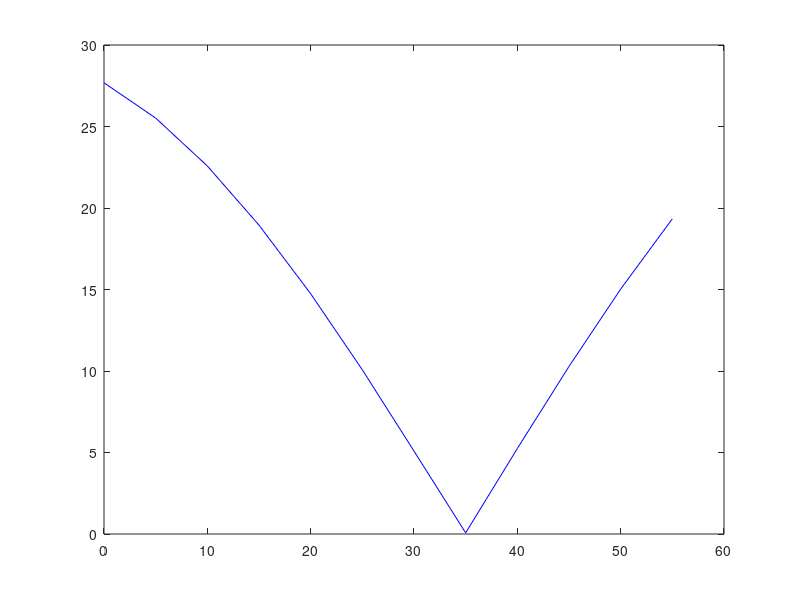

Source code (MATLAB): (Note: this script raises an error after producing the figure.)
clear all;
close all;
clc;

% Angle of tilt of the box
theta_complete = [0,5,10,15,20,25,30,35,40, 45, 50, 55, 60, 65, 70, 75, 80, 85, 90];
theta_experimental = [0,5,10,15,20,25,30,35,40, 45, 50, 55];
name_left = ["left_s0", 'left_s1', 'left_e0', 'left_e1', 'left_w0', 'left_w1', 'left_w2'];
name_right = ['right_s0', 'right_s1', 'right_e0', 'right_e1', 'right_w0', 'right_w1', 'right_w2'];

% Fc_opt_experimental = [12.0252,11.0919,9.82204,8.25166, 6.42574,4.3968,2.22349,0.0309831,2.30062,4.51845,6.6184,8.53718];
% Fc_opt_complete = [12.0252,11.0919,9.82204,8.25166, 6.42574,4.3968,2.22349,0.0309831,2.30062,4.51845,6.6184,8.53718,10.2161,11.6073,12.6546,13.331,13.6124,13.4838,12.9433];
% 
% Fc_1_tau_opt = [12.5364, 11.8350, 10.4790, 8.6500, 6.7710,4.7136,2.3549,0.0357,2.6697,5.1724,7.4648, 9.9531];
% Fc_2_tau_opt = [12.7581, 12.0060, 10.4954, 8.4732,  6.2535,4.1845,2.1331,0.0266,1.9670,3.9269,5.9284, 8.2950];
% 
% F_e_experimental = [8.8334,8.9734,9.1535,9.3562,9.5616,9.7494,9.9010,10.0010,10.0390,10.0106,9.9182,9.7705];
% F_e_complete = [8.8334,8.9734,9.1535,9.3562,9.5616,9.7494,9.9010,10.0010,10.0390,10.0106,9.9182,9.7705,9.5821,9.3063,9.1230,8.9752,8.8317,8.7487,8.7375];
% 
% F_e1_tau_opt = [8.8503, 8.9842, 9.1071, 9.1918, 9.0877,9.0733,9.5886,9.9904,9.1895,8.5115,8.1431,8.0078];
% F_e2_tau_opt = [9.5708, 10.0206, 10.1688, 10.1357, 10.3212,10.3076,10.1149, 10.0101,10.7562,11.2596, 11.2673,10.8219];
% 
% Tau_left = [5.8621, 5.3674, 4.6976, 3.8772, 2.9470, 1.9568, 0.9870,0.0186,1.3807,2.7019,3.9251,4.9883];
% Tau_right = [ 4.1734,3.5426, 3.3387,  2.8225, 2.4618, 1.7801,0.9161,0.0140,1.0300,2.0641,3.0747,3.3391];
% 
% Tau_opt = [5.62443, 5.11384, 4.42143, 3.61079, 2.70212,1.84277,0.944529,0.015876,1.17067,2.32451,3.43288,4.43672];
% 
% Tau_left_opt = [5.6244, 5.1138, 4.4214,  3.6108, 2.7021,1.8428,0.9445, 0.0159,1.1707,2.3245,3.4329, 4.4367];
% Tau_right_opt = [4.3508, 3.7799, 3.5620, 2.9587, 2.5940,1.8428,0.9445, 0.0159,1.1707,2.3245,3.4329, 3.8881];
% 
% diff_1 = [0.5917,0.4773,0.4172, 0.4195,  0.4864, 0.6137, 0.7903, 0.9970,  0.7771, 0.5493, 0.3351, 0.1548, 0.0260,0,0,0.0449,0.1846, 0.3726, 0.5887];
% diff_2 = [0.5917,0.4773,0.4172, 0.4195,  0.4864, 0.6137, 0.7903, 0.9970, 0.7771, 0.5493, 0.3351, 0.1548, 0.0260,0,0, 0.0449, 0.1846, 0.3726,0.5887];
%%
%%%%%%%%%%%%%%% BOX TILTING ANISOTROPIC FRICTION %%%%%%%%%%%%%%%%%%%%%%%%%%
Fc_opt_experimental = [27.6831, 25.5176, 22.5777,18.9496, 14.7399, 10.0728, 5.08647, 0.0707619, 5.24489, 10.2805, 15.0255, 19.3355];
Fc_opt_complete = [23.0781, 26.1372, 28.4163, 29.8421, 30.3662, 29.9677, 28.6535];

F_e_experimental = [8.9782, 9.1162,9.2884, 9.4761, 9.6591, 9.8178, 9.9356, 10.0005, 10.0068, 9.9555, 9.8539, 9.7154];
F_e_complete = [9.5572, 9.3987, 9.2592, 9.1554, 9.0996, 9.0984, 9.1516];

Tau_left = [11.9286, 10.8776, 9.8969, 8.6043,  6.9255,4.8888, 2.4926, 0.0391, 2.8949, 5.6461, 8.1737, 10.3488];
joint_max_torque_left = [4,4, 3, 3, 3, 3, 3, 3, 3,3, 3];

Tau_right = [14.2186,  13.1890, 10.3841, 10.1341, 7.1048, 4.9078, 2.5101, 0.0317, 2.4557, 4.7566, 7.1341, 8.8899];
joint_max_torque_right = [3,3, 3, 3, 2, 2, 3, 4, 4,3, 3];

diff_1 = [0.5913,0.4896, 0.4423,  0.4553,  0.5280, 0.6530, 0.8168, 0.9975,  0.8116, 0.6326, 0.4797, 0.3691];
diff_complete = [0.3119 , 0.3138, 0.3725, 0.4801, 0.6229, 0.7834, 0.8873];

net_moment_due_reaction = [-2.6598, -2.4515, -2.1688, -1.8200, -1.415, -0.4883, 0.0068, 0.5033, 0.9862, 1.4410, 1.8539,2.2122];
net_moment_due_contact = [ 2.6598,];

Tau_opt = [13.9528, 12.9549, 10.1129, 9.86272, 6.99321, 4.88463,2.49459, 0.0349038, 2.6534, 5.15573, 7.67201, 9.89568  ];

Fc_1_tau_opt = [27.4924, 25.3251, 22.2700, 18.6243, 14.6118,10.0937 , 5.0880, 0.0787, 5.6780, 11.1644, 16.0469,  20.3641];
Fc_2_tau_opt = [28.3272,  26.1057, 23.1659, 19.5903,14.9545, 10.1069, 5.1121, 0.0634, 4.8282, 9.4292, 14.3015, 18.7794];
F_e1_tau_opt = [9.6769, 9.8665, 10.0240, 10.4463, 10.0516, 9.9066, 9.9940, 9.9865, 9.1967, 8.3384, 8.2894, 8.3996];
F_e2_tau_opt = [8.7081, 8.7463, 8.6385, 8.7832, 9.2945, 9.7540, 9.8882, 10.0149, 10.8063, 11.5607, 11.3402, 10.9444];

Tau_left_opt = [12.1984, 11.1283, 10.1129, 8.8953, 6.9932,4.8846, 2.4946,  0.0349,  2.6534, 5.1557, 7.6720, 9.8957];
joint_max_torque_left_opt = [4,4,3];
Tau_right_opt = [13.9528, 12.9549, 10.1129,  9.8627, 6.9932, 4.8846, 2.4946, 0.0349, 2.6534, 5.1557, 7.6720, 9.3597];
joint_max_torque_right_opt = [3, 3, 3];

Tau_opt_diff_e1 = [0,0,0,0,0.3708,0.6246,0.8321,0.9893,0.5034,0.0656,0,0];
Tau_opt_diff_e2 = [0,0.0383,0.0383,0,0.6000,0.6201,0.8002,0.9938,0.5740,0.0606,0,0];


%% 
for i = 1:numel(Tau_left)
    Tau_max(i) = max(Tau_left(i), Tau_right(i));
end



%%

figure('Units', 'pixels', ...
    'Position', [100 100 500 375]);
h = plot(theta_experimental, Fc_opt_experimental, 'b');
ax = h.Parent;

Title = title('Angle of tilt VS Squeezing force');
X_label = xlabel('Angle of tilt (degrees)');
Y_label = ylabel('Squeezing force (N)');
axis([0 55 0 28])
grid on;

xtl = ax.XTickLabel;
xtld = strcat(xtl,'^{\circ}');
ax.XTickLabel = xtld;

% set(gca, 'ytick',0:0.1:28);
set( gca                       , ...
    'FontName'   , 'Helvetica' );
set([Title, X_label, Y_label], ...
    'FontName'   , 'AvantGarde');
set(gca             , ...
    'FontSize'   , 8           );
set([X_label, Y_label]  , ...
    'FontSize'   , 10          );
set( Title                    , ...
    'FontSize'   , 12          , ...
    'FontWeight' , 'bold'      );

set(gcf, 'PaperPositionMode', 'auto');
print -depsc2 Squeezing_force_FOpt.eps
% close;


% figure;
% plot(theta_complete, Fc_opt_complete, 'b');
% title('Angle of tilt VS Squeezing force (Complete)');
% xlabel('Angle of tilt (degrees)');
% ylabel('Magnitude of Squeezing force required (N)');
% grid on;

%%

% figure;
% plot(theta_complete, F_e_complete, 'b');
% title('Angle of tilt VS Reaction forces (Complete)');
% xlabel('Angle of tilt (degrees)');
% ylabel('Magnitude of Reaction force generated (N)');
% grid on;

figure('Units', 'pixels', ...
    'Position', [100 100 500 375]);
h = plot(theta_experimental, F_e_experimental, 'b');
ax = h.Parent;

Title = title('Angle of tilt VS Reaction Forces');
X_label = xlabel('Angle of tilt (degrees)');
Y_label = ylabel('Reaction force generated (N)');
axis([0 55 0 10.5])
grid on;

xtl = ax.XTickLabel;
xtld = strcat(xtl,'^{\circ}');
ax.XTickLabel = xtld;

set( gca                       , ...
    'FontName'   , 'Helvetica' );
set([Title, X_label, Y_label], ...
    'FontName'   , 'AvantGarde');
set(gca             , ...
    'FontSize'   , 8           );
set([X_label, Y_label]  , ...
    'FontSize'   , 10          );
set( Title                    , ...
    'FontSize'   , 12          , ...
    'FontWeight' , 'bold'      );

 set(gcf, 'PaperPositionMode', 'auto');
 print -depsc2 Reaction_Forces_FOpt.eps
% close;


%%

figure;
plot(theta_experimental, Tau_left, 'r');
hold on;
plot(theta_experimental, Tau_left_opt, 'b');
hold off
Title = title('Angle of tilt VS Torques (Experimental)');
X_label = xlabel('Angle of tilt (degrees)');
Y_label = ylabel('Maximum value of Torque generated in the left arm.(N/m)');
grid on;


%%

% figure;
% plot(theta_experimental, diff_1, 'b');
% title('Satisfaction of the Friction cone constraints');
% xlabel('Angle of tilt (degrees)');
% 
% grid on;

figure('Units', 'pixels', ...
    'Position', [100 100 500 375]);
hold on;
h = plot(theta_experimental, diff_1, 'b');
ax = h.Parent;
% e = plot(theta_experimental, Tau_opt_diff_e2, 'r');

Title = title('Friction cone constraints satisfaction');
X_label = xlabel('Angle of tilt (degrees)');
Y_label = ylabel('$\sqrt{f_t} - \mu f_n$','FontSize', 14,'Interpreter','latex');
axis([0 55 0 1])
grid on;

xtl = ax.XTickLabel;
xtld = strcat(xtl,'^{\circ}');
ax.XTickLabel = xtld;

set( gca                       , ...
    'FontName'   , 'Helvetica' );
set([Title, X_label, Y_label], ...
    'FontName'   , 'AvantGarde');
% set(gca             , ...
%     'FontSize'   , 8           );
% set([X_label]  , ...
%     'FontSize'   , 10          );
set( Title                    , ...
    'FontSize'   , 12          , ...
    'FontWeight' , 'bold'      );

 set(gcf,'PaperPositionMode', 'auto');
 print -depsc2 Friction_Cone_Satisfaction_FOpt.eps
% close;

%% 

figure('Units', 'pixels', ...
    'Position', [100 100 500 375]);
hold on;
h = plot(theta_experimental, Tau_left, 'b');
ax = h.Parent;
e = plot(theta_experimental, Tau_right, 'r');
hLegend = legend('Torque in left arm','Torque in right arm','location', 'NorthEast' );
Title = title('Joint Torque variation in both arms');
X_label = xlabel('Angle of tilt (degrees)');
Y_label = ylabel('Torque required (N).');
axis([0 55 0 15])
grid on;

xtl = ax.XTickLabel;
xtld = strcat(xtl,'^{\circ}');
ax.XTickLabel = xtld;


set(gca,'Ytick',0:2:18);
set( gca                       , ...
    'FontName'   , 'Helvetica' );
set([Title, X_label, Y_label], ...
    'FontName'   , 'AvantGarde');
set([hLegend, gca]             , ...
    'FontSize'   , 8           );
set([X_label, Y_label]  , ...
    'FontSize'   , 10          );
set( Title                    , ...
    'FontSize'   , 12          , ...
    'FontWeight' , 'bold'      );

set(gcf,'PaperPositionMode', 'auto');
print -depsc2 Torque_Variation_FOpt.eps
% close;


%% Torque optimization graphs.

figure('Units', 'pixels', ...
    'Position', [100 100 500 375]);
hold on;
h = plot(theta_experimental, Fc_1_tau_opt, 'r');
ax = h.Parent;
e = plot(theta_experimental, Fc_opt_experimental, '--b');
hLegend = legend('Torque opt.','Force opt.','location', 'NorthEast' );
Title = title('The variation in the Squeezing force at C1');
X_label = xlabel('Angle of tilt (degrees)');
Y_label = ylabel('Squeezing force at C1 (N).');
axis([0 55 0 30])
grid on;

xtl = ax.XTickLabel;
xtld = strcat(xtl,'^{\circ}');
ax.XTickLabel = xtld;

set( gca                       , ...
    'FontName'   , 'Helvetica' );
set([Title, X_label, Y_label], ...
    'FontName'   , 'AvantGarde');
set([hLegend, gca]             , ...
    'FontSize'   , 8           );
set([X_label, Y_label]  , ...
    'FontSize'   , 10          );
set( Title                    , ...
    'FontSize'   , 12          , ...
    'FontWeight' , 'bold'      );

set(gcf,'PaperPositionMode', 'auto');
print -depsc2 Squeezing_Force_C1_TOpt.eps
% close;

%%

figure('Units', 'pixels', ...
    'Position', [100 100 500 375]);
hold on;
h = plot(theta_experimental, Fc_2_tau_opt, 'r');
ax = h.Parent;
e = plot(theta_experimental, Fc_opt_experimental, '--b');
hLegend = legend('Torque opt.','Force opt.','location', 'NorthEast' );
Title = title('The variation in the Squeezing force at C2');
X_label = xlabel('Angle of tilt (degrees)');
Y_label = ylabel('Squeezing force at C2 (N).');
axis([0 55 0 30]);
grid on;

xtl = ax.XTickLabel;
xtld = strcat(xtl,'^{\circ}');
ax.XTickLabel = xtld;

set( gca                       , ...
    'FontName'   , 'Helvetica' );
set([Title, X_label, Y_label], ...
    'FontName'   , 'AvantGarde');
set([hLegend, gca]             , ...
    'FontSize'   , 8           );
set([X_label, Y_label]  , ...
    'FontSize'   , 10          );
set( Title                    , ...
    'FontSize'   , 12          , ...
    'FontWeight' , 'bold'      );

set(gcf,'PaperPositionMode', 'auto');
print -depsc2 Squeezing_Force_C2_TOpt.eps
% close;

%%
figure('Units', 'pixels', ...
    'Position', [100 100 500 375]);
hold on;
h = plot(theta_experimental, Tau_left_opt, 'r');
ax = h.Parent;
e = plot(theta_experimental, Tau_left, '--b');
hLegend = legend('Torque opt.','Force opt.','location', 'NorthEast' );
Title = title('The variation in the max. Joint Torque in left arm');
X_label = xlabel('Angle of tilt (degrees)');
Y_label = ylabel('Joint Torque magnitude (N/m)');
axis([0 55 0 15])
grid on;

xtl = ax.XTickLabel;
xtld = strcat(xtl,'^{\circ}');
ax.XTickLabel = xtld;

set( gca                       , ...
    'FontName'   , 'Helvetica' );
set([Title, X_label, Y_label], ...
    'FontName'   , 'AvantGarde');
set([hLegend, gca]             , ...
    'FontSize'   , 8           );
set([X_label, Y_label]  , ...
    'FontSize'   , 10          );
set( Title                    , ...
    'FontSize'   , 12          , ...
    'FontWeight' , 'bold'      );

set(gcf,'PaperPositionMode', 'auto');
print -depsc2 Torque_Variation_Left_TOpt.eps
close;

figure('Units', 'pixels', ...
    'Position', [100 100 500 375]);
hold on;
h = plot(theta_experimental, Tau_right_opt, 'r');
ax = h.Parent;
e = plot(theta_experimental, Tau_right, '--b');
hLegend = legend('Torque opt.','Force opt.','location', 'NorthEast' );
Title = title('The variation in the max. Joint Torque in right arm');
X_label = xlabel('Angle of tilt (degrees)');
Y_label = ylabel('Joint Torque magnitude (N/m)');
axis([0 55 0 15])
grid on;

xtl = ax.XTickLabel;
xtld = strcat(xtl,'^{\circ}');
ax.XTickLabel = xtld;

set( gca                       , ...
    'FontName'   , 'Helvetica' );
set([Title, X_label, Y_label], ...
    'FontName'   , 'AvantGarde');
set([hLegend, gca]             , ...
    'FontSize'   , 8           );
set([X_label, Y_label]  , ...
    'FontSize'   , 10          );
set( Title                    , ...
    'FontSize'   , 12          , ...
    'FontWeight' , 'bold'      );

set(gcf,'PaperPositionMode', 'auto');
print -depsc2 Torque_Variation_Right_TOpt.eps

%%
figure('Units', 'pixels', ...
    'Position', [100 100 500 375]);
hold on;
h = plot(theta_experimental, Tau_left_opt, 'b');
ax = h.Parent;
e = plot(theta_experimental, Tau_right_opt, 'r');
hLegend = legend('Torque in left arm','Torque in right arm','location', 'NorthEast' );
Title = title('Joint Torque variation in both arms');
X_label = xlabel('Angle of tilt (degrees)');
Y_label = ylabel('Torque required (N/m).');
axis([0 55 0 15])
grid on;

xtl = ax.XTickLabel;
xtld = strcat(xtl,'^{\circ}');
ax.XTickLabel = xtld;


set(gca,'Ytick',0:2:18);
set( gca                       , ...
    'FontName'   , 'Helvetica' );
set([Title, X_label, Y_label], ...
    'FontName'   , 'AvantGarde');
set([hLegend, gca]             , ...
    'FontSize'   , 8           );
set([X_label, Y_label]  , ...
    'FontSize'   , 10          );
set( Title                    , ...
    'FontSize'   , 12          , ...
    'FontWeight' , 'bold'      );

set(gcf,'PaperPositionMode', 'auto');
print -depsc2 Torque_Variation_TOpt.eps
% close;

%% 

Tau_left = [-1.1572;0.3838;-9.8969;9.4764;-4.4674;6.5023;-0.0406];
Tau_left_opt = [-1.1989;0.4262;-10.1129;9.7529;-4.5728;6.6829;-0.0422];

Tau_right = [1.3539;1.1774;-10.3841;8.6097;-6.2281;-3.1073;-0.0369];
Tau_right_opt = [1.2394;1.2822;-10.1129;8.5849;-6.1252;-3.1046;-0.0378];

% plot(y)
% set(gca,'xticklabel',x.')

figure('Units', 'pixels', ...
    'Position', [100 100 500 375]);
hold on;
h = plot(Tau_right_opt, 'b');
set(gca, 'xticklabel',name_left.')
ax = h.Parent;
e = plot(Tau_right, 'r');
hLegend = legend('Torque in left arm','Torque in right arm','location', 'NorthEast' );
Title = title('Joint Torque variation in both arms');
X_label = xlabel('Angle of tilt (degrees)');
Y_label = ylabel('Torque required (N/m).');
grid on;

% xtl = ax.XTickLabel;
% xtld = strcat(xtl,'^{\circ}');
% ax.XTickLabel = xtld;


% set(gca,'Ytick',0:2:18);
set( gca                       , ...
    'FontName'   , 'Helvetica' );
set([Title, X_label, Y_label], ...
    'FontName'   , 'AvantGarde');
set([hLegend, gca]             , ...
    'FontSize'   , 8           );
set([X_label, Y_label]  , ...
    'FontSize'   , 10          );
set( Title                    , ...
    'FontSize'   , 12          , ...
    'FontWeight' , 'bold'      );

set(gcf,'PaperPositionMode', 'auto');
% print -depsc2 Torque_opt_Plot.eps
% close;
%%
figure('Units', 'pixels', ...
    'Position', [100 100 500 375]);
hold on;
h = plot(theta_experimental, Tau_opt, 'b');
ax = h.Parent;
e = plot(theta_experimental, Tau_max, '--r');

Title = title('Torque Minimization');
X_label = xlabel('Angle of tilt (degrees)');
Y_label = ylabel('Maximum Torque (Nm)');
hLegend = legend('Torque opt.','Force opt.','location', 'NorthEast' );
axis([0 55 0 15])
grid on;

xtl = ax.XTickLabel;
xtld = strcat(xtl,'^{\circ}');
ax.XTickLabel = xtld;

set( gca                       , ...
    'FontName'   , 'Helvetica' );
set([Title, X_label, Y_label], ...
    'FontName'   , 'AvantGarde');
set(gca             , ...
    'FontSize'   , 8           );
set([X_label, Y_label]  , ...
    'FontSize'   , 10          );
set( Title                    , ...
    'FontSize'   , 12          , ...
    'FontWeight' , 'bold'      );

set(gcf, 'PaperPositionMode', 'auto');
print -depsc2 Torque_Minimization.eps
% close;
























